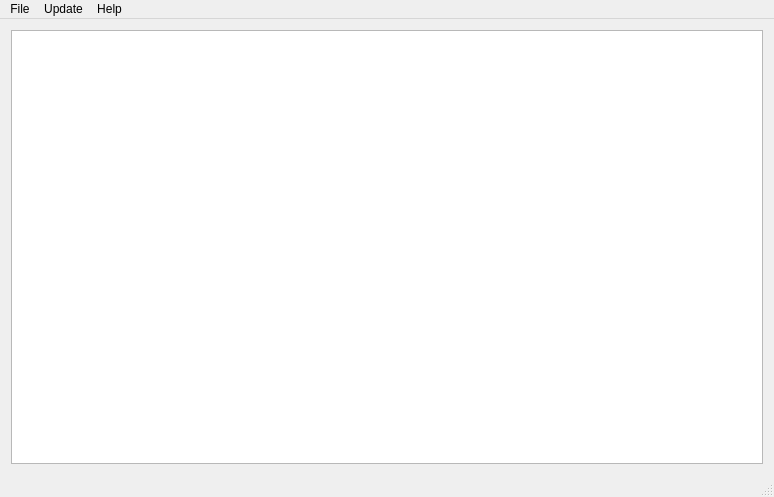
<?xml version="1.0" encoding="UTF-8"?>
<ui version="4.0">
 <class>MainWindow</class>
 <widget class="QMainWindow" name="MainWindow">
  <property name="geometry">
   <rect>
    <x>0</x>
    <y>0</y>
    <width>774</width>
    <height>497</height>
   </rect>
  </property>
  <property name="windowTitle">
   <string>MainWindow</string>
  </property>
  <widget class="QWidget" name="centralWidget">
   <layout class="QGridLayout" name="gridLayout">
    <item row="0" column="0">
     <widget class="QTextBrowser" name="textBrowser">
      <property name="readOnly">
       <bool>false</bool>
      </property>
     </widget>
    </item>
   </layout>
  </widget>
  <widget class="QMenuBar" name="menuBar">
   <property name="geometry">
    <rect>
     <x>0</x>
     <y>0</y>
     <width>774</width>
     <height>25</height>
    </rect>
   </property>
   <widget class="QMenu" name="menuFile">
    <property name="title">
     <string>File</string>
    </property>
    <addaction name="actionClose_2"/>
   </widget>
   <widget class="QMenu" name="menuUpdate">
    <property name="title">
     <string>Update</string>
    </property>
    <addaction name="actionCheck_for_updates"/>
    <addaction name="actionCheck_for_messages"/>
    <addaction name="actionReview_updates_messages"/>
   </widget>
   <widget class="QMenu" name="menuAbout">
    <property name="title">
     <string>Help</string>
    </property>
    <addaction name="actionAbout"/>
    <addaction name="separator"/>
    <addaction name="actionGo_to_updatenode_com"/>
    <addaction name="actionGo_to_updateclient_com"/>
   </widget>
   <addaction name="menuFile"/>
   <addaction name="menuUpdate"/>
   <addaction name="menuAbout"/>
  </widget>
  <widget class="QStatusBar" name="statusBar"/>
  <action name="actionClose_2">
   <property name="text">
    <string>Close</string>
   </property>
  </action>
  <action name="actionCheck_for_updates">
   <property name="text">
    <string>Check for updates</string>
   </property>
  </action>
  <action name="actionCheck_for_messages">
   <property name="text">
    <string>Check for messages</string>
   </property>
  </action>
  <action name="actionReview_updates_messages">
   <property name="text">
    <string>Review updates &amp; messages</string>
   </property>
  </action>
  <action name="actionAbout">
   <property name="text">
    <string>About</string>
   </property>
  </action>
  <action name="actionGo_to_updatenode_com">
   <property name="text">
    <string>Go to updatenode.com</string>
   </property>
  </action>
  <action name="actionGo_to_updateclient_com">
   <property name="text">
    <string>Go to updateclient.com</string>
   </property>
  </action>
 </widget>
 <layoutdefault spacing="6" margin="11"/>
 <resources/>
 <connections>
  <connection>
   <sender>actionClose_2</sender>
   <signal>triggered()</signal>
   <receiver>MainWindow</receiver>
   <slot>close()</slot>
   <hints>
    <hint type="sourcelabel">
     <x>-1</x>
     <y>-1</y>
    </hint>
    <hint type="destinationlabel">
     <x>199</x>
     <y>149</y>
    </hint>
   </hints>
  </connection>
 </connections>
</ui>
